Frame 1 (no input): blank canvas, image omitted
Frame 60 (no input): blank canvas, image omitted
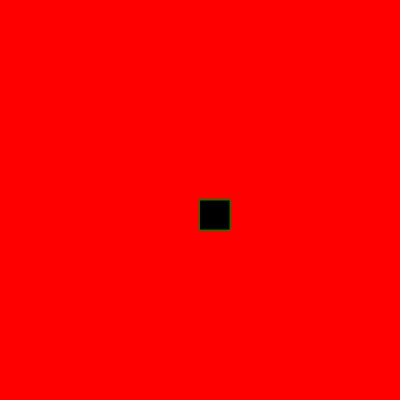
Frame 120 (the mouse pressed at the canvas centre since frame 60)

The p5.js sketch whose frames 1 and 60 were blank and that drew this single picture after the mouse press (run headless with seeded random() and noise() and a simulated clock; from frame 60 on, the mouse is pressed at the canvas centre):

// p5.js sketch
// ── sketch.js
function setup() {
    createCanvas(400, 400);
    background("red");
  }
  
  function draw() {
    
    stroke ("green");
    fill ("black");
    
    if (mouseIsPressed) {
      rect (mouseX,mouseY ,30 , 30);
      
      
    }
  }
